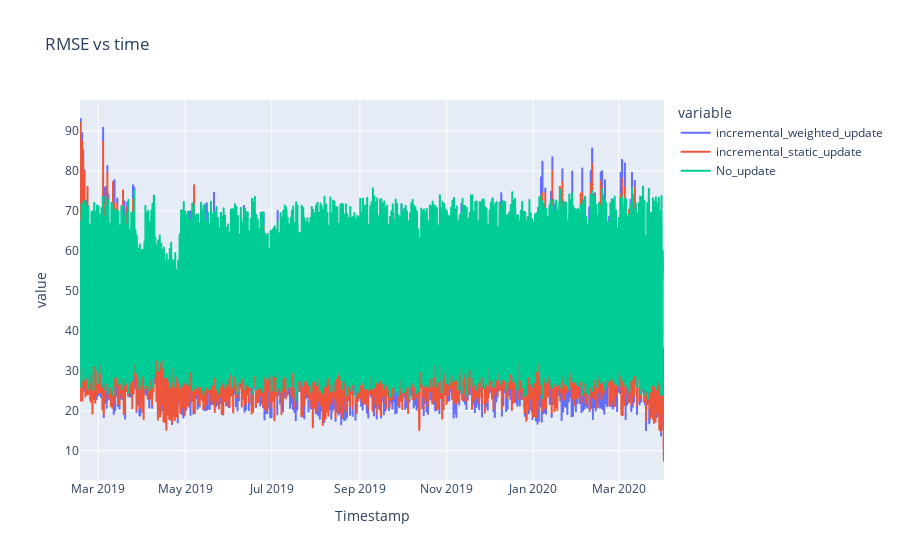

The code cell stored with this chart in its notebook:
### Code cell
fig = px.line(df, x='Timestamp', y=['incremental_weighted_update', 'incremental_static_update','No_update'],title='RMSE vs time')
fig.show()

### Figure 1 — Plotly figure (JSON) as saved in the notebook; plotly's stock layout.template omitted (floating-point values rounded to 4 significant figures; data arrays with more than 128 entries replaced by an {"elided": "..."} marker saying what was removed)
{"data": [{"hovertemplate": "variable=incremental_weighted_update<br>Timestamp=%{x}<br>value=%{y}<extra></extra>", "legendgroup": "incremental_weighted_update", "line": {"color": "#636efa", "dash": "solid"}, "marker": {"symbol": "circle"}, "mode": "lines", "name": "incremental_weighted_update", "showlegend": true, "type": "scattergl", "x": {"elided": "3287 str values"}, "xaxis": "x", "y": {"elided": "3287 float values"}, "yaxis": "y"}, {"hovertemplate": "variable=incremental_static_update<br>Timestamp=%{x}<br>value=%{y}<extra></extra>", "legendgroup": "incremental_static_update", "line": {"color": "#EF553B", "dash": "solid"}, "marker": {"symbol": "circle"}, "mode": "lines", "name": "incremental_static_update", "showlegend": true, "type": "scattergl", "x": {"elided": "3287 str values"}, "xaxis": "x", "y": {"elided": "3287 float values"}, "yaxis": "y"}, {"hovertemplate": "variable=No_update<br>Timestamp=%{x}<br>value=%{y}<extra></extra>", "legendgroup": "No_update", "line": {"color": "#00cc96", "dash": "solid"}, "marker": {"symbol": "circle"}, "mode": "lines", "name": "No_update", "showlegend": true, "type": "scattergl", "x": {"elided": "3287 str values"}, "xaxis": "x", "y": {"elided": "3287 float values"}, "yaxis": "y"}], "layout": {"legend": {"title": {"text": "variable"}, "tracegroupgap": 0}, "title": {"text": "RMSE vs time"}, "xaxis": {"anchor": "y", "domain": [0, 1], "title": {"text": "Timestamp"}}, "yaxis": {"anchor": "x", "domain": [0, 1], "title": {"text": "value"}}}}
